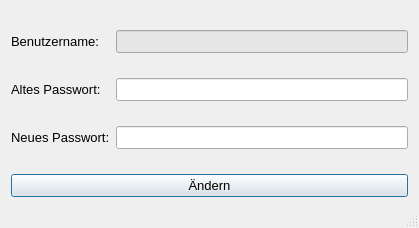
<?xml version="1.0" encoding="UTF-8"?>
<ui version="4.0">
 <class>Dialog</class>
 <widget class="QDialog" name="Dialog">
  <property name="geometry">
   <rect>
    <x>0</x>
    <y>0</y>
    <width>419</width>
    <height>228</height>
   </rect>
  </property>
  <property name="windowTitle">
   <string>Passwort ändern</string>
  </property>
  <property name="styleSheet">
   <string notr="true">/*QPushButton::!enabled{
font-color: rgb(230,230,230)
}*/
QLineEdit::!enabled{
background-color: rgb(230,230,230)
}</string>
  </property>
  <property name="sizeGripEnabled">
   <bool>true</bool>
  </property>
  <layout class="QGridLayout" name="gridLayout">
   <item row="1" column="0">
    <widget class="QLabel" name="label_2">
     <property name="font">
      <font>
       <pointsize>10</pointsize>
      </font>
     </property>
     <property name="text">
      <string>Altes Passwort:</string>
     </property>
    </widget>
   </item>
   <item row="3" column="0" colspan="2">
    <widget class="QPushButton" name="pushButton_aendern">
     <property name="enabled">
      <bool>true</bool>
     </property>
     <property name="font">
      <font>
       <pointsize>10</pointsize>
      </font>
     </property>
     <property name="text">
      <string>Ändern</string>
     </property>
    </widget>
   </item>
   <item row="2" column="0">
    <widget class="QLabel" name="label_3">
     <property name="font">
      <font>
       <pointsize>10</pointsize>
      </font>
     </property>
     <property name="text">
      <string>Neues Passwort:</string>
     </property>
    </widget>
   </item>
   <item row="0" column="0">
    <widget class="QLabel" name="label">
     <property name="font">
      <font>
       <pointsize>10</pointsize>
      </font>
     </property>
     <property name="text">
      <string>Benutzername:</string>
     </property>
    </widget>
   </item>
   <item row="1" column="1">
    <widget class="QLineEdit" name="le_altesPasswort">
     <property name="enabled">
      <bool>true</bool>
     </property>
     <property name="font">
      <font>
       <pointsize>10</pointsize>
      </font>
     </property>
    </widget>
   </item>
   <item row="0" column="1">
    <widget class="QLineEdit" name="le_Benutzername">
     <property name="enabled">
      <bool>false</bool>
     </property>
     <property name="font">
      <font>
       <pointsize>10</pointsize>
      </font>
     </property>
    </widget>
   </item>
   <item row="2" column="1">
    <widget class="QLineEdit" name="le_neuesPasswort">
     <property name="enabled">
      <bool>true</bool>
     </property>
     <property name="font">
      <font>
       <pointsize>10</pointsize>
      </font>
     </property>
    </widget>
   </item>
  </layout>
 </widget>
 <resources/>
 <connections/>
</ui>
